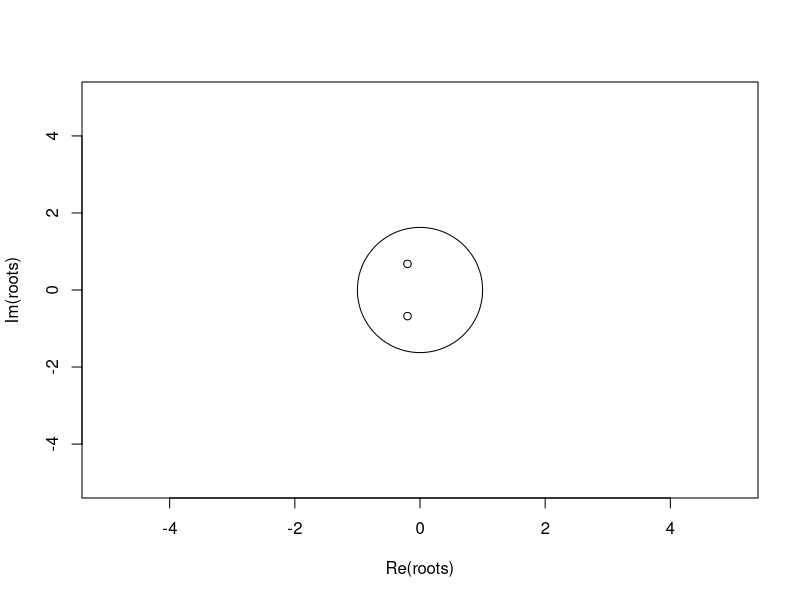
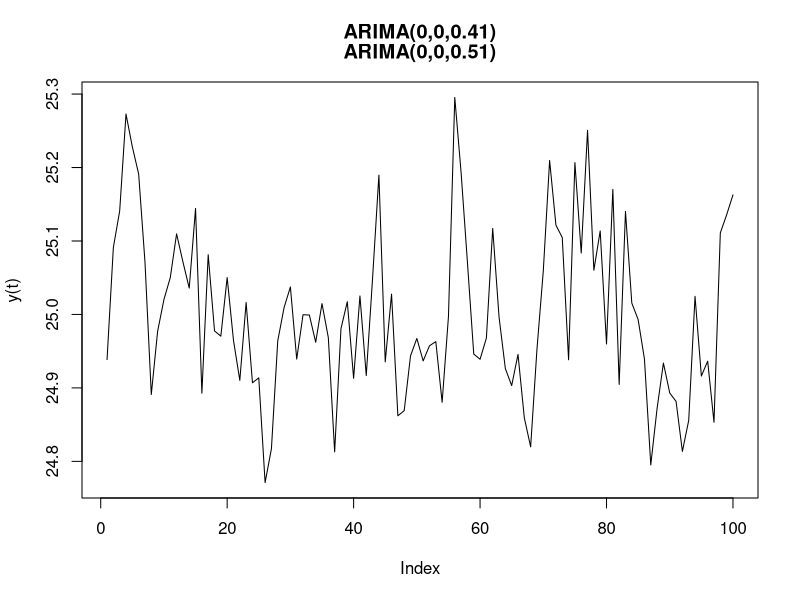
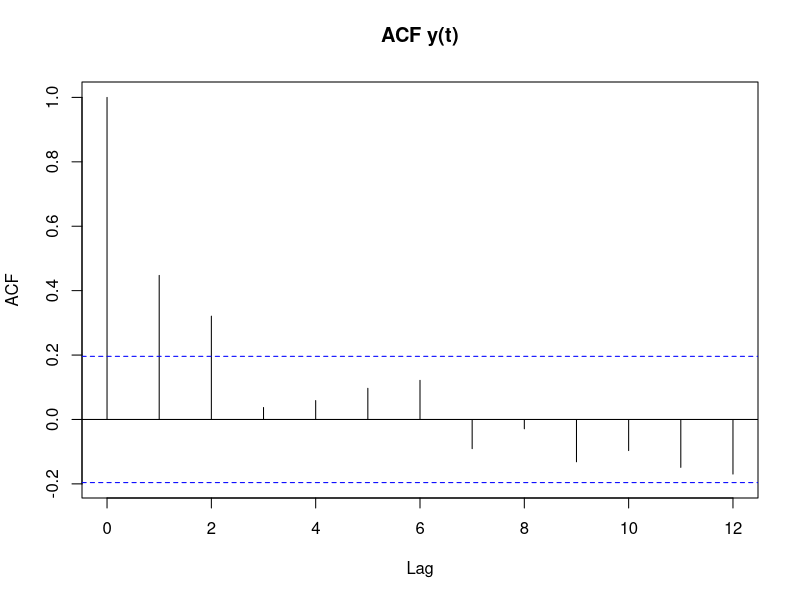
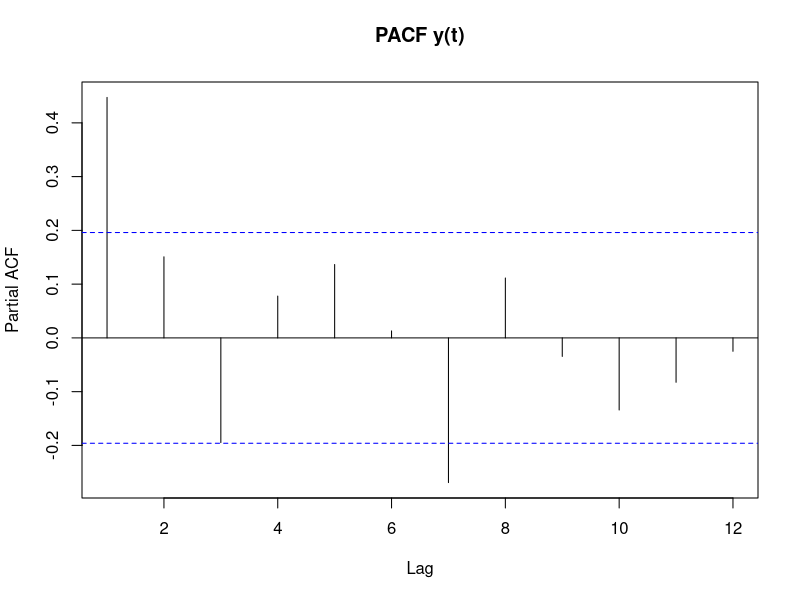
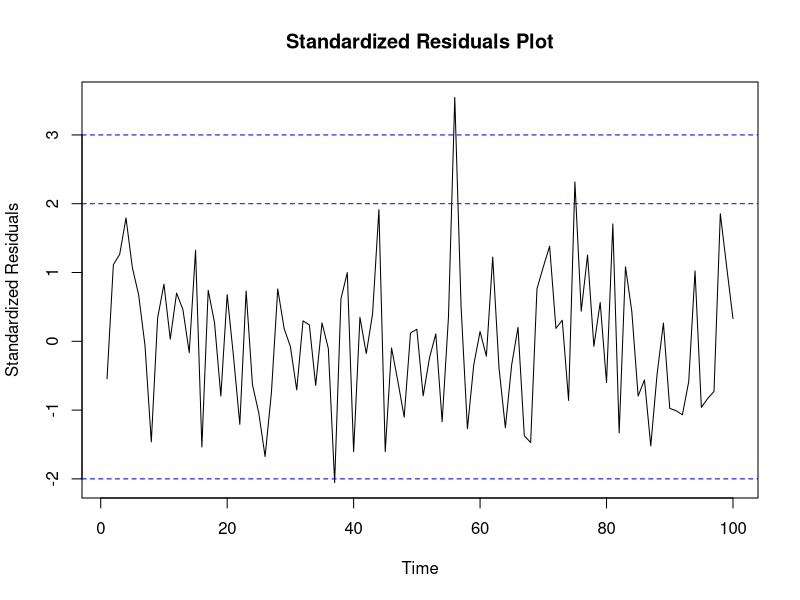
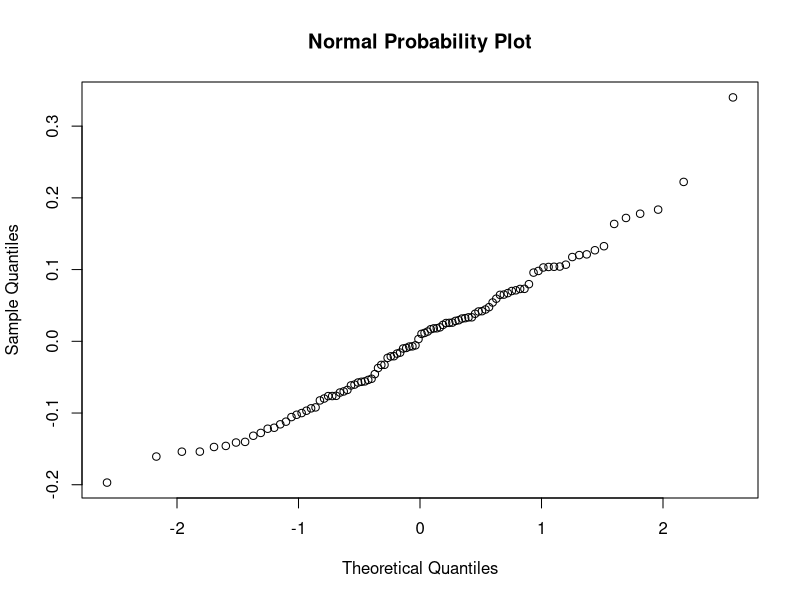
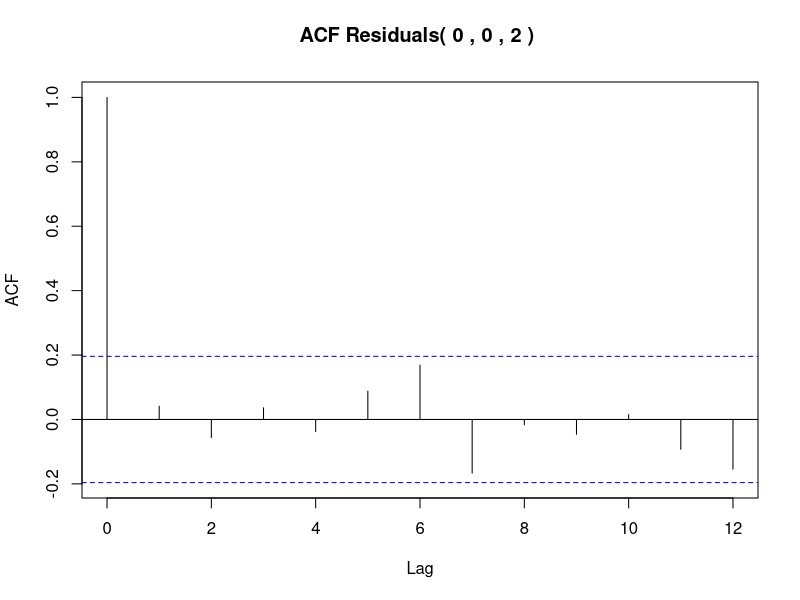
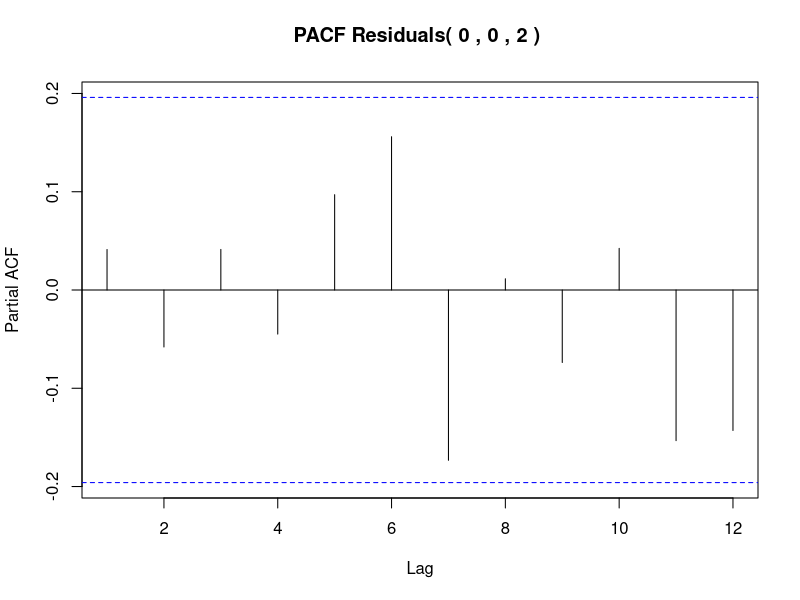

Source code (R) for these figures, in order:
"an.arima" = function( ar.par = 0.7, ma.par = 0.5, d = 1, 
                       p.test = 1, 
                       q.test = 1, 
                       d.test = 1,
                       const = 25, sd = .01, seed = 94721, nobs = 100,  
                       nforward = 20, lb.lags = c(6,12,18,24), verify = FALSE)
{
        library(forecast)     #94721
        library(timeSeries)
        library(tseries)   # for ts.plot() and jarque.bera.test()
        
        
        p = length(ar.par)
        q = length(ma.par)
        
        # check chosen parameters for non-stationarity & non-invertibility
        redo = FALSE
        if(p > 0){ ar.roots =  abs(polyroot(c(1,  - ar.par))) <= 1
                   if(sum(ar.roots) > 0){ cat("\n AR component is nonstationary", "\n")
                                          redo = TRUE }
        }
        if(q > 0){ ma.roots =  abs(polyroot(c(1,  - ma.par))) <= 1
                   if(sum(ma.roots)> 0){ cat("\n MA component is noninvertible", "\n")
                                         redo = TRUE }
        }
        if(redo){  return("Simulation not feasible.") } 
        
        
        
        #----------------- simulate an ARIMA(1,1,1) ----------------------------- 
        
        set.seed(seed)
        n.st = 100      # fixed start up
        
        cat(paste("\n\nSimulated: ARIMA(", ar.par, ",", d, ",", ma.par, ")\n\n", 
                  sep = ""))
        
        local.ts <- const + arima.sim(model = list(order=c(p,d,q), ar = ar.par,
                                                   ma = ma.par), n=nobs, n.start = n.st,  sd = sd)      
        
        #------------- creating a timeSeries object for plotting -----------------
        
        time = 1:(nobs+d)            # period counter
        local.ts <- timeSeries(local.ts, time)
        print(head(local.ts))
        plot(local.ts@.Data[,1], type="l", ylab = "y(t)")
        title(paste("ARIMA(", ar.par, ",", d, ",", ma.par, "1)", sep = ""))
        global.ts <<- local.ts
        
        # ---------  Identification step -----  ACF and PACF plots -----------------
        
        acf(local.ts@.Data[,1], lag.max = 12,  main = "ACF y(t)")
        acf(local.ts@.Data[,1], lag.max = 12, type = "partial", main = "PACF y(t)")
        if(d > 0) {
                d.local.ts = na.omit(diff(local.ts@.Data[,1], lag = 1, diff = d))
                acf(d.local.ts, lag = 12, main = "ACF  diff(y(t))")
                acf(d.local.ts, lag = 12, type = "partial", main = "PACF  diff(y(t))")
        }
        
        
        #----------------------  Fit an ARIMA(p.test,d.test,q.test)-------------------------------
        
        cat(paste("\n\nFitting: ARIMA(", p.test, ",", d.test, ",", q.test, ")\n", 
                  sep = ""))
        arima.mod = order = c(p.test, d.test, q.test)
        local.ts.mean = mean(local.ts)       # demean prior to fitting      
        local.ts.dm = local.ts - local.ts.mean
        arima.fit  =  arima(local.ts.dm, order = arima.mod, method = "ML")
        
        #-------  set up info for a parameter estimates table ---------------------
        
        df  = nobs - arima.fit$n.cond - p.test - q.test
        s.e =  round(sqrt(diag(arima.fit$var.coef)), 4)
        stack.par = round(c(arima.fit$coef),4) # ", arima.fit$model$ma), 4)
        tstat = round(stack.par/s.e, 4)
        
        #-------   Parameter Estimates Table ---------------------------------------
        
        cat("\nParameter Estimates Table (Demeaned Series)\n")        
        results = data.frame(matrix(0,(p.test+q.test),4))
        
        colnames(results) = c("Estimate", "Std.err", "t.stat", "p.value" ) 
        rnames = NULL
        
        if(p.test > 0) {
                for(i in 1:p.test){
                        rnames  = c(rnames, paste("ar", i, sep = ""))
                        results[i,] = c(arima.fit$coef[i], s.e[i], tstat[i], 
                                        2 * (1 - pt(abs(tstat[i]), df)))
                }
        }
        
        if(q.test > 0) {
                
                for(i in (p.test+1):(p.test+q.test)){
                        rnames  = c(rnames, paste("ma", (i-p.test), sep = ""))
                        results[i,] = c(arima.fit$coef[i], s.e[i], tstat[i],
                                        2 * (1 - pt(abs(tstat[i]), df)))
                }
        }
        
        rownames(results) = rnames
        print(round(results,6))
        cat("\n df = ", df)
        cat("\n var.e = ", sum(residuals(arima.fit)^2)/df)
        cat("\n se.e = ", sqrt(sum(residuals(arima.fit)^2)/df))
        cat("\n AIC = ", arima.fit$aic,"\n\n")      
        
        if(p.test > 0)
                cat("AR Polynomial roots = ", 
                    round(abs(polyroot(c(1,  - arima.fit$coef[1:p.test]))), 4), "\n")
        if(q.test > 0)
                cat("MA Polynomial roots = ", 
                    round(abs(polyroot(c(1,  - arima.fit$coef[(p.test+1):(p.test+q.test)]))), 4), "\n\n")
        
        
        #------------  Model Diagnostics for Validation  --------------------------
        #
        plot(residuals(arima.fit)/sqrt(arima.fit$sigma2), 
             main = "Standardized Residuals Plot", ylab = "Standardized Residuals" ) 
        
        abline(-3,0, lty= 2, col = "blue")
        abline(-2,0, lty= 2, col = "blue")
        abline( 2,0, lty= 2, col = "blue")
        abline( 3,0, lty= 2, col = "blue")
        
        
        
        
        #------------ Test residuals for normality 
        
        print(jarque.bera.test(residuals(arima.fit)))
        qqnorm(residuals(arima.fit), main = "Normal Probability Plot")
        
        #------------- Test for Autocorrelation
        
        lb.mat = matrix(0,length(lb.lags),3)
        dimnames(lb.mat) = list(NULL, c("To.Lag", "Statistic" , "p.value"))
        index = 1
        
        for (i in lb.lags){
                result  =  Box.test(residuals(arima.fit),  lag = i, 
                                    type = "Ljung-Box", fitdf = p.test+q.test)
                lb.mat[index,] =  c(i,result$statistic, result$p.value)
                index = index +1 
        }        
        
        acf(residuals(arima.fit), lag.max = 12,  main = 
                    paste("ACF Residuals(",p.test,",",d.test,",",q.test,")",seq=""))
        acf(residuals(arima.fit), lag.max = 12, type = "partial", 
            main = paste("PACF Residuals(",p.test,",",d.test,",",q.test,")",seq=""))
        
        
        cat("\n Ljung-Box Test\n" )
        print(lb.mat) 
        
        
}

"root.finder" = function(coefs = c(1,-0.7259,-0.0758 ), ar.order = T)
{
        # Program is set up to receive AR(p) roots from an arima.mle fit object.
        # as per Zivot and Wang page 83, for the characteristic eqn of the 
        # form a(z) = 1 - a1*z . . . ap*z^p = 0 
        # If used this way for AR coeffficients - stationarity requiress all unit roots to 
        # lie OUTSIDE the unit circle see the plot.
        # You can use the program for polynomials in the form a1*x^p + ... + ap*x + c = 0
        # by using the concatenate command c(c,a1, ... ap) in the function call 
        # The default plot axes limits are set at [-5,+5] in both dimensions. 
        # If a root falls outside this range you will get a warning. 
        
        coef = as.complex(coefs)
        p = length(coef)
        params <- vector("complex", p)
        if(!ar.order) {
                for(i in 1:p)
                        params[(p + 1 - i)] = coef[i]
        }
        else params <- coef
        roots <- polyroot(params)
        plot(roots, xlim = c(-5, 5), ylim = c(-5, 5))
        symbols(0, 0, circles = 1, add = T, inches = F, col = 5)
        cat("\n  Lag polynomial coefficients: ", coefs)
        cat("\n\n\t Polynomial Roots  \t Modulus \n")
        if(length(roots) == 1)
                cat("\n\t ", round(roots, digits = 4), "\t\t", round(abs(roots), digits = 4), "\n")
        else for(i in 1:length(roots))
                cat("\n \t ", round(roots[i], digits = 4), "\t\t", round(abs(roots[i]), digits = 4), "\n")
        cat("\n")
}


# pdf(file=paste("Allfigures-H5(WanliFeng)",".pdf"))
### For arima(0,0,2)
root.finder(coef=c(1,0.4,0.5),ar.order=F)
# Correct Model
suppressWarnings(an.arima(ar.par = 0, d = 0, ma.par = c(.4,0.5),
                          p.test=0, q.test=2, d.test=0, sd = 0.1, 
                          seed = 3595, verify = TRUE, nobs = 100))
# Over-fit Model
an.arima(ar.par = numeric(), d = 0, ma.par = c(.4,0.5), 
         p.test=0, q.test=3, d.test=0, sd = 0.1, 
         seed = 3595, verify = TRUE, nobs = 100)
# Under-fit Model
an.arima(ar.par = numeric(), d = 0, ma.par = c(.4,0.5), 
         p.test=0, q.test=1, d.test=0, sd = 0.1, 
         seed = 3595, verify = TRUE, nobs = 100)

### For arima(3,1,2)
root.finder(coef=c(1,0.3,-0.2,-0.2),ar.order=T)
root.finder(coef=c(1,0.4,0.5),ar.order=F)
# Correct Model
an.arima(ar.par = c(0.3,-0.2,-0.2), d = 2, ma.par = c(0.4,0.5),
         p.test=3, q.test=2, d.test=1, sd = 0.1,
         seed = 3595, verify = TRUE, nobs = 500)
# Over-fit Model
an.arima(ar.par = c(0.3,-0.2,-0.2), d = 2, ma.par = c(0.4,0.5), 
         p.test=4, q.test=2, d.test=1, sd = 0.1,
         seed = 3595, verify = TRUE, nobs = 500)
# Under-fit Model
an.arima(ar.par = c(0.3,-0.2,-0.2), d = 2, ma.par = c(0.4,0.5), 
         p.test=2, q.test=2, d.test=1, sd = 0.1,
         seed = 3595, verify = TRUE, nobs = 500)
# dev.off()
